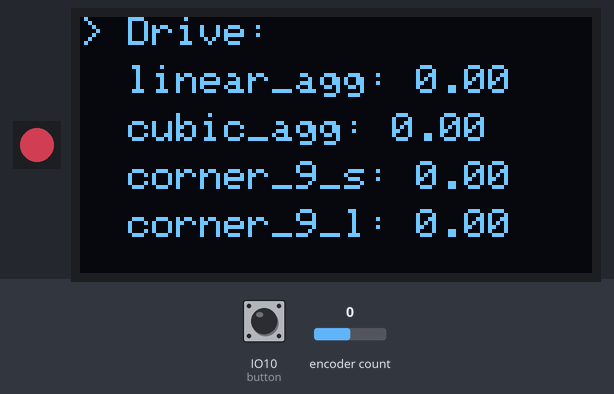
This program was run on a simulated ESP32 board running CircuitPython. Parts: 1 RGB LEDs in strip order, left to right, 128×64 one-colour display. The test bench sets the inputs (shaded band); at power-on: encoder count 0, IO10 (button) HIGH. Dim RGB values are drawn brighter than linear; files the program writes start out absent.

Above: at 1.25 s.
1.3 s: encoder count set to 1
At 1.65 s:
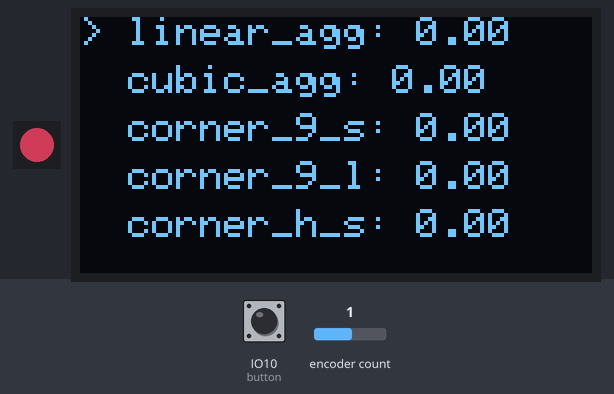
3.1 s: IO10 (button) pulled LOW for 0.15 s
At 3.45 s:
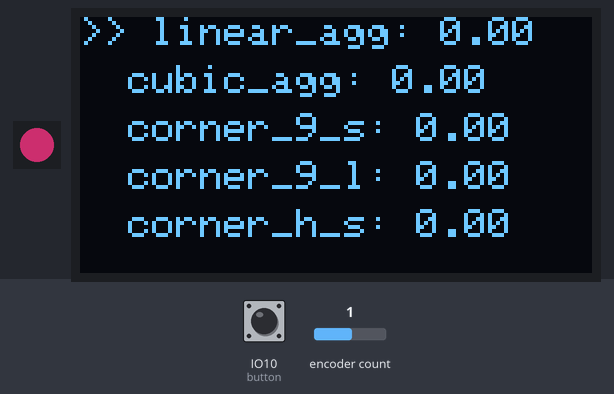
3.8 s: IO10 (button) pulled LOW for 1 s
5.4 s: encoder count set to 2
At 5.65 s:
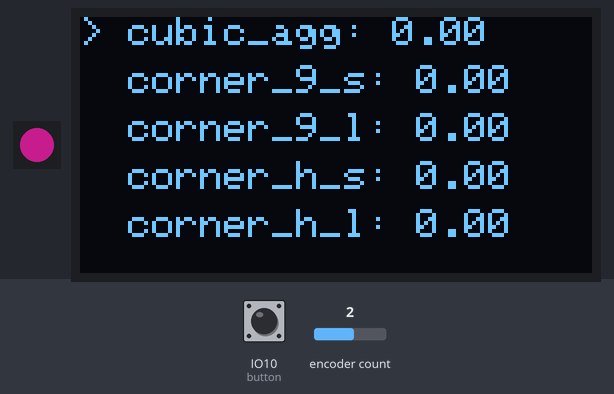
7.3 s: IO10 (button) pulled LOW for 0.15 s
At 7.65 s:
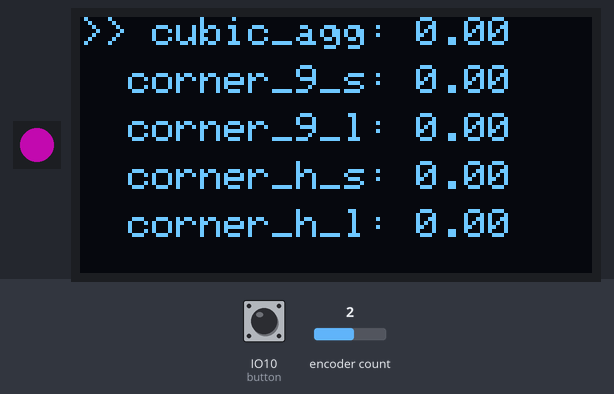
8.0 s: encoder count set to 3
At 14.25 s:
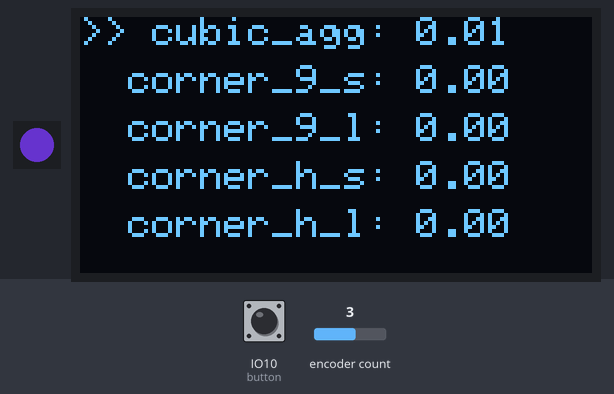
Timing chart, 0 to 15.8 s (numbered marks = the images above; inputs shaded):
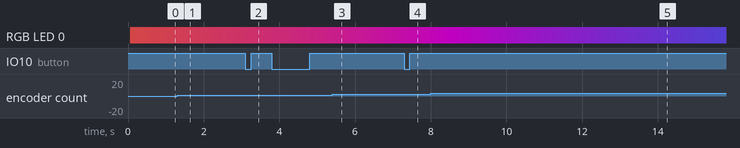

Measured:
- after the input at 1.3 s, the display: first differs from a run without the input after 0.13 s (image 1 shows a later state)
- after the input at 5.4 s, the display: first differs from a run without the input after 0.13 s (image 3 shows a later state)

The program:

start.py
```python
"""
Line following program
Adafruit CircuitPython 6.2.0
Board: Metro ESP32 S2 BETA
Sensoren: KY-033 mit TCRT5000 (3x Digital)
"""

import time
import board
from print import print_d
from display import Display
import neopixel

# Rotary encoder
import rotaryio
import digitalio

# Setup rotary encoder
button = digitalio.DigitalInOut(board.IO10)
button.direction = digitalio.Direction.INPUT
button.pull = digitalio.Pull.UP
encoder = rotaryio.IncrementalEncoder(board.IO11, board.IO12)
button_state = None
last_position = encoder.position


# init NEOPIXEL
pixel_onboard = neopixel.NeoPixel(board.NEOPIXEL, 1)
pixel_onboard.brightness = 0.5
i2c = board.I2C()
display = Display(i2c, pixel_onboard)

update_screen = True
settings_change_value = False

while True:
    # test for button press on rotary encoder
    menue_item = display.menue_item

    if not button.value and button_state is None:
        button_state = time.monotonic()
    if button.value and button_state != None:
        update_screen = True
        if time.monotonic() - button_state > 1:
            # long press
            if "execute" in display.menue_items[menue_item]:
                display.menue_items[menue_item]["execute"](display.menue_items[menue_item]["value"])
        else:
            # short press
            settings_change_value = not settings_change_value
        print_d("Button pressed.", time.monotonic() - button_state)
        button_state = None

    current_position = encoder.position
    position_change = current_position - last_position

    color_wheel = int(time.monotonic() * 10 )
    def __calc_color(input: int, id : int):
        return abs(((input + 170 * id ) % 510) - 255)

    pixel_onboard[0] = ( __calc_color(color_wheel, 0)  , __calc_color(color_wheel, 1), __calc_color(color_wheel, 2) )

    if position_change != 0:
        print_d("ENC:", current_position)
        update_screen = True
        if settings_change_value is True:
            current_menue_item_value = display.menue_items[menue_item]["value"]
            if type(current_menue_item_value) == bool:
                display.menue_items[menue_item]["value"] = not current_menue_item_value
            elif type(current_menue_item_value) == int:
                display.menue_items[menue_item]["value"] += position_change
            elif type(current_menue_item_value) == str:
                if current_menue_item_value == "drive":
                    display.menue_items[menue_item]["value"] = "race"
                elif current_menue_item_value == "race":
                    display.menue_items[menue_item]["value"] = "drive"
            elif type(current_menue_item_value) == float:
                display.menue_items[menue_item]["value"] += position_change * 0.01
            else:
                print_d("Error: settings type not found")
            # Call callback if available
            if display.menue_items[menue_item]["callback"]:
                display.menue_items[menue_item]["callback"](display.menue_items[menue_item]["value"])
                print_d("Set: ", display.menue_items[menue_item]["name"], display.menue_items[menue_item]["value"])
        else:
            display.menue_item += position_change
            while display.menue_item < 0:
                display.menue_item = len(display.menue_items) + display.menue_item
            while display.menue_item > len(display.menue_items) - 1:
                display.menue_item = display.menue_item - len(display.menue_items)

    if update_screen:
        update_screen = False
        display.show_settings(change_value=settings_change_value)

    last_position = current_position
```

print.py
```python
"""
Replacement for using print.
Serial communication needs time, which the processor doesn't have.
This provides a simple switch for enabling or disabling DEBUG
"""
from settingStorage import SettingStorage

__debug__enabled = SettingStorage.get_value("debug") == "True"


def print_d(*values: object) -> None:
    """same as print(), but can be disabled to speed things up"""
    if __debug__enabled:
        print(*values)


def set_debug_mode(value: bool) -> None:
    """set debug on or off"""
    SettingStorage.set_value("debug", str(value))


def get_debug_mode() -> bool:
    """get debug mode"""
    return SettingStorage.get_value("debug") == "True"
```

display.py
```python
"""Display functions"""

import time
import storage
import adafruit_ssd1306
import print
from settingStorage import SettingStorage


class Display:
    i2c = None
    oled = None

    def __init__(self, i2c, neopixel):

        # Setup display
        self.i2c = i2c

        self.oled = adafruit_ssd1306.SSD1306_I2C(128, 64, self.i2c)

        self.oled.fill(0)
        self.oled.show()

        self.__neopixel = neopixel
        self.mode = "menu"
        self.menue_item = 0
        self.menue_items = [
            {
                "name": "Drive",
                "value": "",
                "callback": lambda _: None,
                "execute": self.do_new_drive
            },
            {
                "name": "linear_agg",
                "value": float(SettingStorage.get_value("linear_aggressiveness")),
                "callback": self.get_save_function("linear_aggressiveness")
            },
            {
                "name": "cubic_agg",
                "value": float(SettingStorage.get_value("cubic_aggressiveness")),
                "callback": self.get_save_function("cubic_aggressiveness")
            },
            {
                "name": "corner_9_s",
                "value": float(SettingStorage.get_value("corner_9_short_modifier")),
                "callback": self.get_save_function("corner_9_short_modifier")
            },
            {
                "name": "corner_9_l",
                "value": float(SettingStorage.get_value("corner_9_long_modifier")),
                "callback": self.get_save_function("corner_9_long_modifier")
            },
            {
                "name": "corner_h_s",
                "value": float(SettingStorage.get_value("corner_h_short_modifier")),
                "callback": self.get_save_function("corner_h_short_modifier")
            },
            {
                "name": "corner_h_l",
                "value": float(SettingStorage.get_value("corner_h_long_modifier")),
                "callback": self.get_save_function("corner_h_long_modifier")
            },
            {
                "name": "drv_o_c_s",
                "value": float(SettingStorage.get_value("drive_over_corner_seconds")),
                "callback": self.get_save_function("drive_over_corner_seconds")
            },
            {
                "name": "90deg_c_s",
                "value": float(SettingStorage.get_value("90_deg_corner_seconds")),
                "callback": self.get_save_function("90_deg_corner_seconds")
            },
            {
                "name": "lab_mode",
                "value": SettingStorage.get_value("labyrinth_mode") == "True",
                "callback": self.get_save_function("labyrinth_mode")
            },
            {
                "name": "Drive_old",
                "value": "drive",
                "callback": lambda _: None,
                "execute": self.do_old_drive
            },
            {
                "name": "debug",
                "value": print.get_debug_mode(),
                "callback": self.get_save_function("debug")
            },
            {
                "name": "test",
                "value": 0,
                "callback": print.print_d
            },
            {
                "name": "int. r/w",
                "value": False,
                "callback": self.change_write_mode
            }
        ]

    def do_old_drive(self, mode):
        """start driving with code from 1st part"""
        from driveByMatrix import DriveByMatrix
        driver = DriveByMatrix(mode=mode, neopixel=self.__neopixel)
        for x in range(5, 0, -1):
            self.display_center_text("   " + str(x))
            time.sleep(1)
        self.display_center_text("GO!!!\n" + driver.mode)
        driver.start()  # force regular updates (will run forever)

    def do_new_drive(self, value):
        """Start new driving mode"""
        from drive import Drive
        driver = Drive(neopixel=self.__neopixel)
        for x in range(5, 0, -1):
            self.display_center_text("   " + str(x))
            time.sleep(1)
        self.display_center_text("GO!")
        driver.start()  # force regular updates

    def change_write_mode(self, value: bool):
        """Change the write permission of the internal filesystem"""
        try:
            storage.remount("/", not value)
        except RuntimeError:
            self.display_error_message("Not possible!\nComputer is connected", 1)

    def get_save_function(self, key: str) -> function:
        """Get a function for saving a not jet known value to a defined storage space"""
        def __tmp(value):
            self.save_value(key, str(value))
        return __tmp

    def save_value(self, key: str, value: str):
        """Save value to a known storage space"""
        try:
            SettingStorage.set_value(key, value)
        except OSError:
            self.display_error_message("Not possible!\nEnable r/w first", 1)

    def display_center_text(self, message: str):
        self.oled.fill(0)
        self.oled.text("{0}".format(message), 40, 20, 1)
        self.oled.show()

    def display_error_message(self, message : str, seconds: int):
        self.oled.fill(0)
        self.oled.text("{0}".format(message), 2, 20, 1)
        self.oled.invert(True)
        self.oled.show()
        time.sleep(seconds)
        self.oled.fill(0)
        self.oled.show()
        self.oled.invert(False)

    def show_settings(self, change_value):
        """Display all visible setting entries"""
        self.oled.fill(0)
        items_to_display = 5
        if (items_to_display > len(self.menue_items) - self.menue_item):
            items_to_display = len(self.menue_items) - self.menue_item
        visible_items = self.menue_items[self.menue_item: self.menue_item + items_to_display]
        for i, v in enumerate(visible_items):
            my_text = ""
            if i == 0:
                if change_value is True:
                    my_text += ">"
                my_text += "> "
            else:
                my_text += "  "
            if (type(v["value"]) == float):
                my_text += v["name"] + ": " + "{:.2f}".format(v["value"]) + "\n"
            else:
                my_text += v["name"] + ": " + str(v["value"]) + "\n"
            self.oled.text("{0}".format(my_text), 0, i*12, 1)
        self.oled.show()
```

settingStorage.py
```python
"""Storage framework for saving simple values as key-storage type"""

import os

class SettingStorage:

    def set_value(key: str, value: str) -> None:
        """set value"""
        if value:
            with open('storage_' + key, 'wt+') as f:
                f.write(value)
                f.close()
        else:
            os.remove('storage_' + key)

    def get_value(key: str) -> str:
        """get value as string"""
        try:
            with open('storage_' + key, 'rt') as f:
                v = f.read()
                f.close()
                print(key + ":" + v)
                return v
        except OSError:
            return '0'
```
